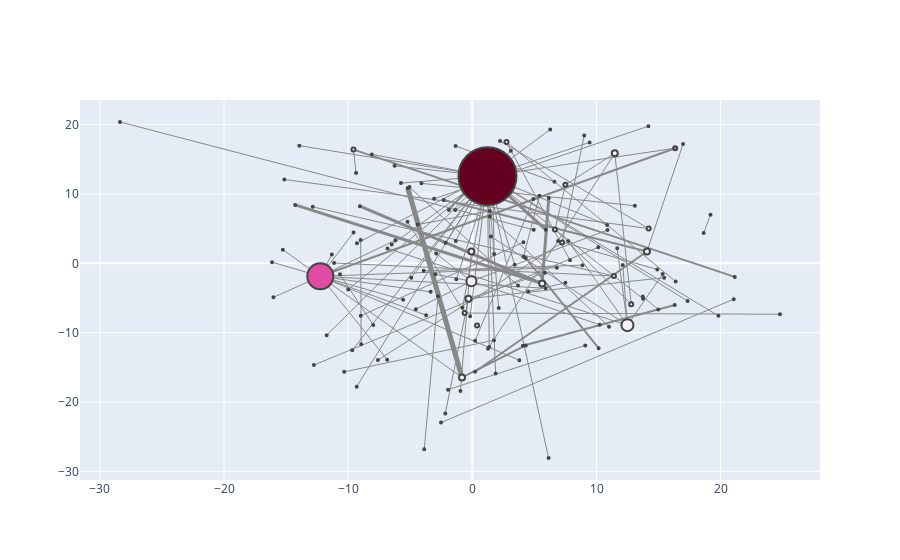

Notebook source saved alongside this figure:
### Code cell
businessGraph_1 = businessGraph.copy()
configure_plotly_browser_state()
plotNetworkCentrality(businessGraph_1,betweenness_)
